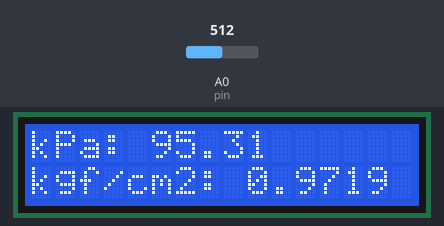
This sketch was run on a simulated Arduino Uno, built with avr-gcc and run on an emulated ATmega328P. Parts: 16×2 character LCD. The inputs (shaded band) are chosen by the test bench; at power-on: A0 (pin) = 512. What the sketch prints to the serial monitor is not drawn.

Above: at 2.2 s.
2.3 s: A0 (pin) set to 716
At 2.8 s:
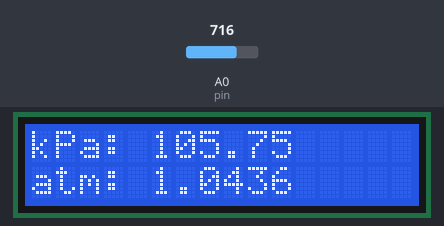
5.3 s: A0 (pin) set to 900
At 7.8 s:
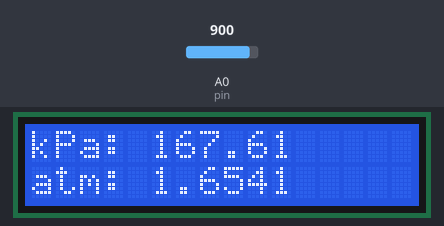
8.3 s: A0 (pin) set to 1010
At 16.5 s:
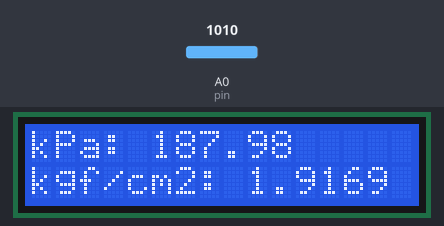
Timing chart, 0 to 17.3 s (numbered marks = the images above; inputs shaded):
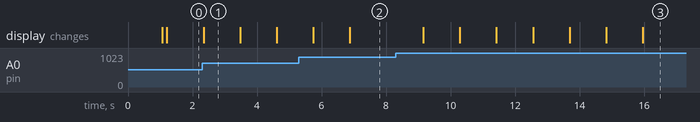

The sketch:

teste_kPa.ino
```cpp
#include <LiquidCrystal.h>
#include <OneWire.h>

// Inicializa o display LCD com os pinos RS, E, D4, D5, D6, D7
LiquidCrystal lcd(12, 11, 5, 4, 3, 2);

const int amostras = 1000; // Número de amostras coletadas para a média
const int pin = A0; // Pino de leitura

const float fator_atm = 0.0098692327; // Fator de conversão para atmosferas
const float fator_bar = 0.01; // Fator de conversão para bar
const float fator_kgf_cm2 = 0.0101971621; // Fator de conversão kgf/cm2

void setup() {
  pinMode(pin, INPUT); // Pino de leitura analógica
  Serial.begin(115200); // Iniciando a serial

  // Inicializa o display LCD
  lcd.begin(16, 2);
  lcd.clear();

  // Exibe mensagem inicial no LCD
  lcd.setCursor(0, 0);
  lcd.print("Sensor Pressao");
  lcd.setCursor(0, 1);
  lcd.print("Diferencial");
  delay(1000); // Aguarda 1 segundos
  lcd.clear();
}

void loop() {
  float medidas = 0.0; // Variável para manipular as medidas
  float pressao = 0.0; // Variável para armazenar o valor da pressão

  // Inicia a coleta de amostras do ADC
  for (int i = 0; i < amostras; i++) {
    medidas += analogRead(pin);
    delayMicroseconds(10); // Pequeno atraso para evitar sobrecarga
  }

  medidas = (medidas / float(amostras)); // Tira a média das amostras

  pressao = calculaPressao(medidas); // Calcula a pressão em kPa

  // Limpa o display LCD
  lcd.clear();

  // Exibe a pressão em kPa
  lcd.setCursor(0, 0);
  lcd.print("kPa: ");
  lcd.print(pressao, 2);

  // Exibe a pressão em atm e kgf/cm2 alternadamente
  if (millis() % 2000 < 1000) {
    lcd.setCursor(0, 1);
    lcd.print("atm: ");
    lcd.print(pressao * fator_atm, 4);
  } else {
    lcd.setCursor(0, 1);
    lcd.print("kgf/cm2: ");
    lcd.print(pressao * fator_kgf_cm2, 4);
  }

  // Exibe o valor do ADC no serial monitor
  Serial.print("ADC: ");
  Serial.println(int(medidas));

  delay(1000); // Pequeno atraso para evitar sobrecarga
}

float calculaPressao(float medida) {
  // Calcula a pressão com o valor do AD corrigido pela função corrigeMedida()
  // Esta função foi escrita de acordo com dados do fabricante
  // e NÃO LEVA EM CONSIDERAÇÃO OS POSSÍVEIS DESVIOS DO COMPONENTE (erro)
  return ((corrigeMedida(medida) / 3.3) - 0.04) / 0.0012858;
}

float corrigeMedida(float x) {
  /*
    Esta função foi obtida através da relação entre a tensão aplicada no AD
    e valor lido
  */
  return 4.821224180510e-02
         + 1.180826610901e-03 * x
         - 6.640183463236e-07 * x * x
         + 5.235532597676e-10 * x * x * x
         - 2.020362975028e-13 * x * x * x * x
         + 3.809807883001e-17 * x * x * x * x * x
         - 2.896158699016e-21 * x * x * x * x * x * x;
}
```

Measured:
- after the input at 2.3 s, the display: changes at once (image 1)
- after the input at 5.3 s, the display: first changes after 0.45 s (image 2 shows a later state)
- after the input at 8.3 s, the display: changes after 0.85 s (image 3)
- what the display in image 1 shows lasts 1.2 s, from 2.3 s to 3.5 s
